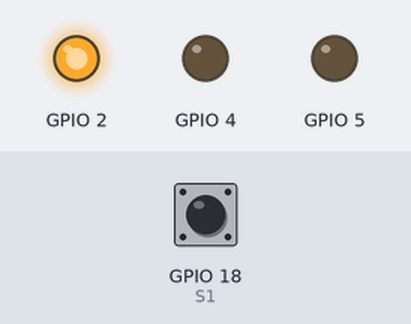
The sketch below on a simulated ESP32. Parts: output pins drawn as LEDs (lit = HIGH). The inputs (shaded band) are chosen by the test bench; at power-on: GPIO 18 (S1) HIGH.

Above: at 1.2 s.
1.3 s: GPIO 18 (S1) pulled LOW for 0.15 s
At 2.0 s:
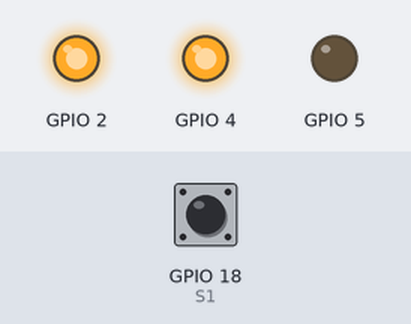
3.0 s: GPIO 18 (S1) pulled LOW for 1 s
At 4.6 s:
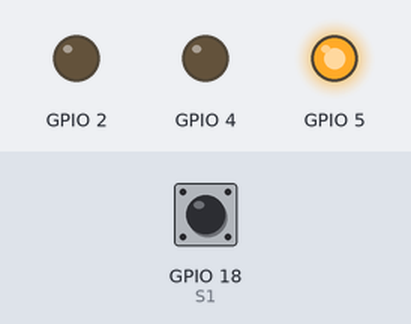
5.5 s: GPIO 18 (S1) pulled LOW for 0.15 s
At 6.4 s:
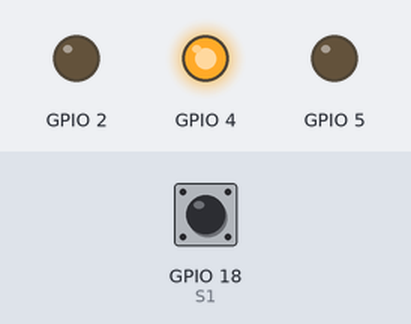
7.2 s: GPIO 18 (S1) pulled LOW for 3.2 s
At 11.8 s:
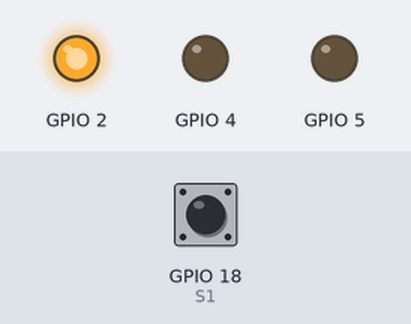
Timing chart, 0 to 12.9 s (numbered marks = the images above; inputs shaded):
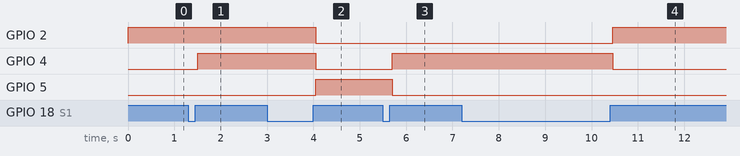

The sketch:

TrafficLight_ESP32.ino
```cpp
#define LED_RED 2
#define LED_YELLOW 4
#define LED_GREEN 5
#define S1 18
#define PATTERNS_COUNT 4
#define DEBOUNCE_DELAY 50
//#define DEBUG 1

const uint8_t leds[] = {LED_RED, LED_YELLOW, LED_GREEN};

// Pattern is: GYR, every bit means correspondent light on or off
// For example 0b001 means Green Off, Yellow Off, Red On
const uint8_t patterns[] = {
  0b001,  //RED
  0b011,  //YELLOW RED
  0b100,  //GREEN
  0b010,  //YELLOW
};

uint8_t currentPattern, oldPattern;


void setup() {

  for(auto i : leds)
    pinMode(i, OUTPUT);

  currentPattern = 0;
  oldPattern = 255; //impossible pattern

  pinMode(S1, INPUT_PULLUP);

  #ifdef DEBUG
    Serial.begin(9600);
  #endif

}

uint8_t oldButtonState = HIGH;
uint8_t buttonState = HIGH;
unsigned long debounceTimeEnd;

void loop() {

  // Debouncing inspired by https://www.arduino.cc/en/Tutorial/BuiltInExamples/Debounce
  uint8_t bs = digitalRead(S1);
  if(oldButtonState != bs)
    debounceTimeEnd = millis() + DEBOUNCE_DELAY;

  if(millis() > debounceTimeEnd)
  {
    if(bs != buttonState)
    {
      buttonState = bs;
      if(buttonState == HIGH)
      {
        currentPattern++;
        if(currentPattern >= PATTERNS_COUNT)
          currentPattern = 0;
      }
    }
  }

  oldButtonState = bs;

  if(currentPattern != oldPattern)
  {
    uint8_t pattern = patterns[currentPattern];

    #ifdef DEBUG
      Serial.print("pattern: ");
      Serial.print(pattern, BIN);
      Serial.print(" Writing ");
    #endif

    for(auto i : leds)
    {
      #ifdef DEBUG
        Serial.print(i);
        Serial.print(" << ");
        Serial.print(pattern & 1);
        Serial.print("; ");
      #endif
      digitalWrite(i, pattern & 1);
      pattern = pattern >> 1;
    }

    #ifdef DEBUG
      Serial.println("");
    #endif
    oldPattern = currentPattern;
  }

}
```

Measured:
- after the input at 1.3 s, GPIO 4: LOW → HIGH after 0.20 s
- after the input at 3.0 s, GPIO 2, GPIO 4: HIGH → LOW after 1.1 s; GPIO 5: LOW → HIGH after 1.1 s
- after the input at 5.5 s, GPIO 4: LOW → HIGH after 0.20 s; GPIO 5: HIGH → LOW after 0.20 s
- after the input at 7.2 s, GPIO 2: LOW → HIGH after 3.3 s; GPIO 4: HIGH → LOW after 3.3 s
